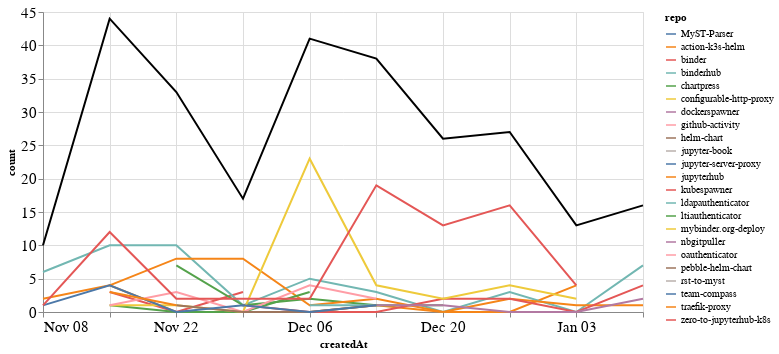

Here is the notebook cell this chart was saved with:
### Markdown cell above
### Comments

### Code cell
comments_time = comments.groupby('repo').resample('W', on='createdAt').count()['author'].reset_index()
comments_time = comments_time.rename(columns={'author': 'count'})
comments_time_total = comments_time.groupby('createdAt').agg({"count": "sum"}).reset_index()
ch1 = alt.Chart(comments_time, width=600).mark_line().encode(
    x='createdAt',
    y='count',
    color='repo',
    tooltip="repo"
)

ch2 = alt.Chart(comments_time_total, width=600).mark_line(color="black").encode(
    x='createdAt',
    y='count',
)

ch1 + ch2

### Figure 1 — Vega-Lite specification as saved in the notebook (floating-point values rounded to 4 significant figures)
{"config": {"axisLeft": {"labelFontSize": 15}, "axisBottom": {"labelFontSize": 15}}, "layer": [{"data": {"name": "data-1ff782ac825a25fb36561b39be49d821"}, "mark": "line", "encoding": {"color": {"type": "nominal", "field": "repo"}, "tooltip": {"type": "nominal", "field": "repo"}, "x": {"type": "temporal", "field": "createdAt"}, "y": {"type": "quantitative", "field": "count"}}, "width": 600}, {"data": {"name": "data-fc2eb51c0932dd9b6bef48e02bb1c767"}, "mark": {"type": "line", "color": "black"}, "encoding": {"x": {"type": "temporal", "field": "createdAt"}, "y": {"type": "quantitative", "field": "count"}}, "width": 600}], "$schema": "https://vega.github.io/schema/vega-lite/v4.8.1.json", "datasets": {"data-1ff782ac825a25fb36561b39be49d821": [{"repo": "MyST-Parser", "createdAt": "2021-01-03T00:00:00", "count": 1}, {"repo": "action-k3s-helm", "createdAt": "2020-11-08T00:00:00", "count": 2}, {"repo": "action-k3s-helm", "createdAt": "2020-11-15T00:00:00", "count": 4}, {"repo": "action-k3s-helm", "createdAt": "2020-11-22T00:00:00", "count": 0}, {"repo": "action-k3s-helm", "createdAt": "2020-11-29T00:00:00", "count": 0}, {"repo": "action-k3s-helm", "createdAt": "2020-12-06T00:00:00", "count": 0}, {"repo": "action-k3s-helm", "createdAt": "2020-12-13T00:00:00", "count": 1}, {"repo": "action-k3s-helm", "createdAt": "2020-12-20T00:00:00", "count": 0}, {"repo": "action-k3s-helm", "createdAt": "2020-12-27T00:00:00", "count": 0}, {"repo": "action-k3s-helm", "createdAt": "2021-01-03T00:00:00", "count": 4}, {"repo": "binder", "createdAt": "2020-11-15T00:00:00", "count": 3}, {"repo": "binder", "createdAt": "2020-11-22T00:00:00", "count": 0}, {"repo": "binder", "createdAt": "2020-11-29T00:00:00", "count": 3}, {"repo": "binderhub", "createdAt": "2020-11-08T00:00:00", "count": 6}, {"repo": "binderhub", "createdAt": "2020-11-15T00:00:00", "count": 10}, {"repo": "binderhub", "createdAt": "2020-11-22T00:00:00", "count": 10}, {"repo": "binderhub", "createdAt": "2020-11-29T00:00:00", "count": 1}, {"repo": "binderhub", "createdAt": "2020-12-06T00:00:00", "count": 5}, {"repo": "binderhub", "createdAt": "2020-12-13T00:00:00", "count": 3}, {"repo": "binderhub", "createdAt": "2020-12-20T00:00:00", "count": 0}, {"repo": "binderhub", "createdAt": "2020-12-27T00:00:00", "count": 3}, {"repo": "binderhub", "createdAt": "2021-01-03T00:00:00", "count": 0}, {"repo": "binderhub", "createdAt": "2021-01-10T00:00:00", "count": 7}, {"repo": "chartpress", "createdAt": "2020-11-22T00:00:00", "count": 7}, {"repo": "chartpress", "createdAt": "2020-11-29T00:00:00", "count": 1}, {"repo": "chartpress", "createdAt": "2020-12-06T00:00:00", "count": 2}, {"repo": "chartpress", "createdAt": "2020-12-13T00:00:00", "count": 1}, {"repo": "chartpress", "createdAt": "2020-12-20T00:00:00", "count": 1}, {"repo": "configurable-http-proxy", "createdAt": "2020-11-15T00:00:00", "count": 1}, {"repo": "dockerspawner", "createdAt": "2020-12-20T00:00:00", "count": 7}, {"repo": "github-activity", "createdAt": "2020-12-13T00:00:00", "count": 1}, {"repo": "helm-chart", "createdAt": "2021-01-03T00:00:00", "count": 1}, {"repo": "jupyter-book", "createdAt": "2020-12-13T00:00:00", "count": 1}, {"repo": "jupyter-server-proxy", "createdAt": "2021-01-10T00:00:00", "count": 1}, {"repo": "jupyterhub", "createdAt": "2020-11-15T00:00:00", "count": 4}, {"repo": "jupyterhub", "createdAt": "2020-11-22T00:00:00", "count": 8}, {"repo": "jupyterhub", "createdAt": "2020-11-29T00:00:00", "count": 8}, {"repo": "jupyterhub", "createdAt": "2020-12-06T00:00:00", "count": 1}, {"repo": "jupyterhub", "createdAt": "2020-12-13T00:00:00", "count": 2}, {"repo": "jupyterhub", "createdAt": "2020-12-20T00:00:00", "count": 0}, {"repo": "jupyterhub", "createdAt": "2020-12-27T00:00:00", "count": 2}, {"repo": "jupyterhub", "createdAt": "2021-01-03T00:00:00", "count": 1}, {"repo": "jupyterhub", "createdAt": "2021-01-10T00:00:00", "count": 1}, {"repo": "kubespawner", "createdAt": "2020-11-29T00:00:00", "count": 1}, {"repo": "kubespawner", "createdAt": "2020-12-06T00:00:00", "count": 0}, {"repo": "kubespawner", "createdAt": "2020-12-13T00:00:00", "count": 0}, {"repo": "kubespawner", "createdAt": "2020-12-20T00:00:00", "count": 2}, {"repo": "kubespawner", "createdAt": "2020-12-27T00:00:00", "count": 2}, {"repo": "kubespawner", "createdAt": "2021-01-03T00:00:00", "count": 0}, {"repo": "kubespawner", "createdAt": "2021-01-10T00:00:00", "count": 4}, {"repo": "ldapauthenticator", "createdAt": "2020-12-06T00:00:00", "count": 1}, {"repo": "ldapauthenticator", "createdAt": "2020-12-13T00:00:00", "count": 1}, {"repo": "ltiauthenticator", "createdAt": "2020-11-15T00:00:00", "count": 1}, {"repo": "ltiauthenticator", "createdAt": "2020-11-22T00:00:00", "count": 0}, {"repo": "ltiauthenticator", "createdAt": "2020-11-29T00:00:00", "count": 0}, {"repo": "ltiauthenticator", "createdAt": "2020-12-06T00:00:00", "count": 3}, {"repo": "mybinder.org-deploy", "createdAt": "2020-11-15T00:00:00", "count": 1}, {"repo": "mybinder.org-deploy", "createdAt": "2020-11-22T00:00:00", "count": 1}, {"repo": "mybinder.org-deploy", "createdAt": "2020-11-29T00:00:00", "count": 0}, {"repo": "mybinder.org-deploy", "createdAt": "2020-12-06T00:00:00", "count": 23}, {"repo": "mybinder.org-deploy", "createdAt": "2020-12-13T00:00:00", "count": 4}, {"repo": "mybinder.org-deploy", "createdAt": "2020-12-20T00:00:00", "count": 2}, {"repo": "mybinder.org-deploy", "createdAt": "2020-12-27T00:00:00", "count": 4}, {"repo": "mybinder.org-deploy", "createdAt": "2021-01-03T00:00:00", "count": 2}, {"repo": "nbgitpuller", "createdAt": "2020-12-13T00:00:00", "count": 1}, {"repo": "nbgitpuller", "createdAt": "2020-12-20T00:00:00", "count": 1}, {"repo": "nbgitpuller", "createdAt": "2020-12-27T00:00:00", "count": 0}, {"repo": "nbgitpuller", "createdAt": "2021-01-03T00:00:00", "count": 0}, {"repo": "nbgitpuller", "createdAt": "2021-01-10T00:00:00", "count": 2}, {"repo": "oauthenticator", "createdAt": "2020-11-15T00:00:00", "count": 1}, {"repo": "oauthenticator", "createdAt": "2020-11-22T00:00:00", "count": 3}, {"repo": "oauthenticator", "createdAt": "2020-11-29T00:00:00", "count": 0}, {"repo": "oauthenticator", "createdAt": "2020-12-06T00:00:00", "count": 4}, {"repo": "oauthenticator", "createdAt": "2020-12-13T00:00:00", "count": 2}, {"repo": "pebble-helm-chart", "createdAt": "2020-11-22T00:00:00", "count": 1}, {"repo": "pebble-helm-chart", "createdAt": "2020-11-29T00:00:00", "count": 0}, {"repo": "pebble-helm-chart", "createdAt": "2020-12-06T00:00:00", "count": 0}, {"repo": "pebble-helm-chart", "createdAt": "2020-12-13T00:00:00", "count": 1}, {"repo": "rst-to-myst", "createdAt": "2021-01-10T00:00:00", "count": 1}, {"repo": "team-compass", "createdAt": "2020-11-08T00:00:00", "count": 1}, {"repo": "team-compass", "createdAt": "2020-11-15T00:00:00", "count": 4}, {"repo": "team-compass", "createdAt": "2020-11-22T00:00:00", "count": 0}, {"repo": "team-compass", "createdAt": "2020-11-29T00:00:00", "count": 1}, {"repo": "team-compass", "createdAt": "2020-12-06T00:00:00", "count": 0}, {"repo": "team-compass", "createdAt": "2020-12-13T00:00:00", "count": 1}, {"repo": "traefik-proxy", "createdAt": "2020-11-15T00:00:00", "count": 3}, {"repo": "traefik-proxy", "createdAt": "2020-11-22T00:00:00", "count": 1}, {"repo": "zero-to-jupyterhub-k8s", "createdAt": "2020-11-08T00:00:00", "count": 1}, {"repo": "zero-to-jupyterhub-k8s", "createdAt": "2020-11-15T00:00:00", "count": 12}, {"repo": "zero-to-jupyterhub-k8s", "createdAt": "2020-11-22T00:00:00", "count": 2}, {"repo": "zero-to-jupyterhub-k8s", "createdAt": "2020-11-29T00:00:00", "count": 2}, {"repo": "zero-to-jupyterhub-k8s", "createdAt": "2020-12-06T00:00:00", "count": 2}, {"repo": "zero-to-jupyterhub-k8s", "createdAt": "2020-12-13T00:00:00", "count": 19}, {"repo": "zero-to-jupyterhub-k8s", "createdAt": "2020-12-20T00:00:00", "count": 13}, {"repo": "zero-to-jupyterhub-k8s", "createdAt": "2020-12-27T00:00:00", "count": 16}, {"repo": "zero-to-jupyterhub-k8s", "createdAt": "2021-01-03T00:00:00", "count": 4}], "data-fc2eb51c0932dd9b6bef48e02bb1c767": [{"createdAt": "2020-11-08T00:00:00", "count": 10}, {"createdAt": "2020-11-15T00:00:00", "count": 44}, {"createdAt": "2020-11-22T00:00:00", "count": 33}, {"createdAt": "2020-11-29T00:00:00", "count": 17}, {"createdAt": "2020-12-06T00:00:00", "count": 41}, {"createdAt": "2020-12-13T00:00:00", "count": 38}, {"createdAt": "2020-12-20T00:00:00", "count": 26}, {"createdAt": "2020-12-27T00:00:00", "count": 27}, {"createdAt": "2021-01-03T00:00:00", "count": 13}, {"createdAt": "2021-01-10T00:00:00", "count": 16}]}}
